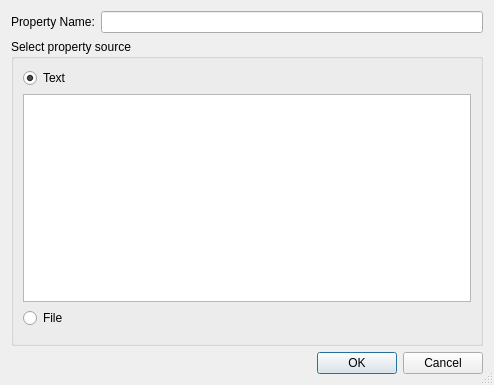
<?xml version="1.0" encoding="UTF-8"?>
<ui version="4.0">
 <class>SvnPropSetDialog</class>
 <widget class="QDialog" name="SvnPropSetDialog">
  <property name="geometry">
   <rect>
    <x>0</x>
    <y>0</y>
    <width>494</width>
    <height>385</height>
   </rect>
  </property>
  <property name="windowTitle">
   <string>Set Subversion Property</string>
  </property>
  <property name="sizeGripEnabled">
   <bool>true</bool>
  </property>
  <layout class="QVBoxLayout" name="verticalLayout_2">
   <item>
    <layout class="QHBoxLayout">
     <item>
      <widget class="QLabel" name="textLabel1">
       <property name="text">
        <string>Property Name:</string>
       </property>
      </widget>
     </item>
     <item>
      <widget class="QLineEdit" name="propNameEdit">
       <property name="toolTip">
        <string>Enter the name of the property to be set</string>
       </property>
      </widget>
     </item>
    </layout>
   </item>
   <item>
    <widget class="QGroupBox" name="groupBox">
     <property name="title">
      <string>Select property source</string>
     </property>
     <layout class="QVBoxLayout" name="verticalLayout">
      <item>
       <widget class="QRadioButton" name="textRadioButton">
        <property name="text">
         <string>Text</string>
        </property>
        <property name="checked">
         <bool>true</bool>
        </property>
       </widget>
      </item>
      <item>
       <widget class="QTextEdit" name="propTextEdit">
        <property name="toolTip">
         <string>Enter text of the property</string>
        </property>
        <property name="tabChangesFocus">
         <bool>true</bool>
        </property>
        <property name="acceptRichText">
         <bool>false</bool>
        </property>
       </widget>
      </item>
      <item>
       <widget class="QRadioButton" name="fileRadioButton">
        <property name="focusPolicy">
         <enum>Qt::NoFocus</enum>
        </property>
        <property name="text">
         <string>File</string>
        </property>
       </widget>
      </item>
      <item>
       <widget class="EricPathPicker" name="propFilePicker" native="true">
        <property name="enabled">
         <bool>false</bool>
        </property>
        <property name="sizePolicy">
         <sizepolicy hsizetype="Expanding" vsizetype="Preferred">
          <horstretch>0</horstretch>
          <verstretch>0</verstretch>
         </sizepolicy>
        </property>
        <property name="focusPolicy">
         <enum>Qt::StrongFocus</enum>
        </property>
        <property name="toolTip">
         <string>Enter the name of a file for the property</string>
        </property>
       </widget>
      </item>
     </layout>
    </widget>
   </item>
   <item>
    <widget class="QDialogButtonBox" name="buttonBox">
     <property name="orientation">
      <enum>Qt::Horizontal</enum>
     </property>
     <property name="standardButtons">
      <set>QDialogButtonBox::Cancel|QDialogButtonBox::Ok</set>
     </property>
    </widget>
   </item>
  </layout>
 </widget>
 <pixmapfunction>qPixmapFromMimeSource</pixmapfunction>
 <customwidgets>
  <customwidget>
   <class>EricPathPicker</class>
   <extends>QWidget</extends>
   <header>EricWidgets/EricPathPicker.h</header>
   <container>1</container>
  </customwidget>
 </customwidgets>
 <tabstops>
  <tabstop>propNameEdit</tabstop>
  <tabstop>textRadioButton</tabstop>
  <tabstop>propTextEdit</tabstop>
  <tabstop>propFilePicker</tabstop>
 </tabstops>
 <resources/>
 <connections>
  <connection>
   <sender>textRadioButton</sender>
   <signal>toggled(bool)</signal>
   <receiver>propTextEdit</receiver>
   <slot>setEnabled(bool)</slot>
   <hints>
    <hint type="sourcelabel">
     <x>49</x>
     <y>78</y>
    </hint>
    <hint type="destinationlabel">
     <x>76</x>
     <y>140</y>
    </hint>
   </hints>
  </connection>
  <connection>
   <sender>buttonBox</sender>
   <signal>accepted()</signal>
   <receiver>SvnPropSetDialog</receiver>
   <slot>accept()</slot>
   <hints>
    <hint type="sourcelabel">
     <x>67</x>
     <y>360</y>
    </hint>
    <hint type="destinationlabel">
     <x>74</x>
     <y>380</y>
    </hint>
   </hints>
  </connection>
  <connection>
   <sender>buttonBox</sender>
   <signal>rejected()</signal>
   <receiver>SvnPropSetDialog</receiver>
   <slot>reject()</slot>
   <hints>
    <hint type="sourcelabel">
     <x>175</x>
     <y>374</y>
    </hint>
    <hint type="destinationlabel">
     <x>199</x>
     <y>385</y>
    </hint>
   </hints>
  </connection>
  <connection>
   <sender>fileRadioButton</sender>
   <signal>toggled(bool)</signal>
   <receiver>propFilePicker</receiver>
   <slot>setEnabled(bool)</slot>
   <hints>
    <hint type="sourcelabel">
     <x>35</x>
     <y>291</y>
    </hint>
    <hint type="destinationlabel">
     <x>283</x>
     <y>321</y>
    </hint>
   </hints>
  </connection>
 </connections>
</ui>
